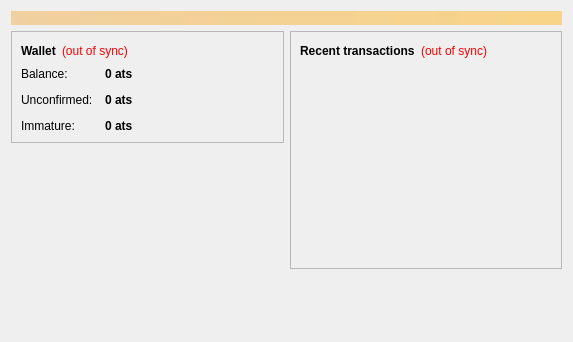
<?xml version="1.0" encoding="UTF-8"?>
<ui version="4.0">
 <class>OverviewPage</class>
 <widget class="QWidget" name="OverviewPage">
  <property name="geometry">
   <rect>
    <x>0</x>
    <y>0</y>
    <width>573</width>
    <height>342</height>
   </rect>
  </property>
  <property name="windowTitle">
   <string>Form</string>
  </property>
  <layout class="QVBoxLayout" name="topLayout">
   <item>
    <widget class="QLabel" name="labelAlerts">
     <property name="visible">
      <bool>false</bool>
     </property>
     <property name="styleSheet">
      <string notr="true">background-color: qlineargradient(x1: 0, y1: 0, x2: 1, y2: 0, stop:0 #F0D0A0, stop:1 #F8D488); color:#000000;</string>
     </property>
     <property name="wordWrap">
      <bool>true</bool>
     </property>
     <property name="margin">
      <number>3</number>
     </property>
    </widget>
   </item>
   <item>
    <layout class="QHBoxLayout" name="horizontalLayout" stretch="1,1">
     <item>
      <layout class="QVBoxLayout" name="verticalLayout_2">
       <item>
        <widget class="QFrame" name="frame">
         <property name="frameShape">
          <enum>QFrame::StyledPanel</enum>
         </property>
         <property name="frameShadow">
          <enum>QFrame::Raised</enum>
         </property>
         <layout class="QVBoxLayout" name="verticalLayout_4">
          <item>
           <layout class="QHBoxLayout" name="horizontalLayout_4">
            <item>
             <widget class="QLabel" name="label_5">
              <property name="font">
               <font>
                <weight>75</weight>
                <bold>true</bold>
               </font>
              </property>
              <property name="text">
               <string>Wallet</string>
              </property>
             </widget>
            </item>
            <item>
             <widget class="QLabel" name="labelWalletStatus">
              <property name="toolTip">
               <string>The displayed information may be out of date. Your wallet automatically synchronizes with the Atlas network after a connection is established, but this process has not completed yet.</string>
              </property>
              <property name="styleSheet">
               <string notr="true">QLabel { color: red; }</string>
              </property>
              <property name="text">
               <string notr="true">(out of sync)</string>
              </property>
              <property name="alignment">
               <set>Qt::AlignLeading|Qt::AlignLeft|Qt::AlignVCenter</set>
              </property>
             </widget>
            </item>
            <item>
             <spacer name="horizontalSpacer_2">
              <property name="orientation">
               <enum>Qt::Horizontal</enum>
              </property>
              <property name="sizeHint" stdset="0">
               <size>
                <width>40</width>
                <height>20</height>
               </size>
              </property>
             </spacer>
            </item>
           </layout>
          </item>
          <item>
           <layout class="QFormLayout" name="formLayout_2">
            <property name="fieldGrowthPolicy">
             <enum>QFormLayout::AllNonFixedFieldsGrow</enum>
            </property>
            <property name="horizontalSpacing">
             <number>12</number>
            </property>
            <property name="verticalSpacing">
             <number>12</number>
            </property>
            <item row="0" column="0">
             <widget class="QLabel" name="label">
              <property name="text">
               <string>Balance:</string>
              </property>
             </widget>
            </item>
            <item row="0" column="1">
             <widget class="QLabel" name="labelBalance">
              <property name="font">
               <font>
                <weight>75</weight>
                <bold>true</bold>
               </font>
              </property>
              <property name="cursor">
               <cursorShape>IBeamCursor</cursorShape>
              </property>
              <property name="toolTip">
               <string>Your current balance</string>
              </property>
              <property name="text">
               <string notr="true">0 ats</string>
              </property>
              <property name="textInteractionFlags">
               <set>Qt::LinksAccessibleByMouse|Qt::TextSelectableByKeyboard|Qt::TextSelectableByMouse</set>
              </property>
             </widget>
            </item>
            <item row="1" column="0">
             <widget class="QLabel" name="label_3">
              <property name="text">
               <string>Unconfirmed:</string>
              </property>
             </widget>
            </item>
            <item row="1" column="1">
             <widget class="QLabel" name="labelUnconfirmed">
              <property name="font">
               <font>
                <weight>75</weight>
                <bold>true</bold>
               </font>
              </property>
              <property name="cursor">
               <cursorShape>IBeamCursor</cursorShape>
              </property>
              <property name="toolTip">
               <string>Total of transactions that have yet to be confirmed, and do not yet count toward the current balance</string>
              </property>
              <property name="text">
               <string notr="true">0 ats</string>
              </property>
              <property name="textInteractionFlags">
               <set>Qt::LinksAccessibleByMouse|Qt::TextSelectableByKeyboard|Qt::TextSelectableByMouse</set>
              </property>
             </widget>
            </item>
            <item row="2" column="0">
             <widget class="QLabel" name="labelImmatureText">
              <property name="text">
               <string>Immature:</string>
              </property>
             </widget>
            </item>
            <item row="2" column="1">
             <widget class="QLabel" name="labelImmature">
              <property name="font">
               <font>
                <weight>75</weight>
                <bold>true</bold>
               </font>
              </property>
              <property name="toolTip">
               <string>Mined balance that has not yet matured</string>
              </property>
              <property name="text">
               <string notr="true">0 ats</string>
              </property>
              <property name="textInteractionFlags">
               <set>Qt::LinksAccessibleByMouse|Qt::TextSelectableByKeyboard|Qt::TextSelectableByMouse</set>
              </property>
             </widget>
            </item>
           </layout>
          </item>
         </layout>
        </widget>
       </item>
       <item>
        <spacer name="verticalSpacer">
         <property name="orientation">
          <enum>Qt::Vertical</enum>
         </property>
         <property name="sizeHint" stdset="0">
          <size>
           <width>20</width>
           <height>40</height>
          </size>
         </property>
        </spacer>
       </item>
      </layout>
     </item>
     <item>
      <layout class="QVBoxLayout" name="verticalLayout_3">
       <item>
        <widget class="QFrame" name="frame_2">
         <property name="frameShape">
          <enum>QFrame::StyledPanel</enum>
         </property>
         <property name="frameShadow">
          <enum>QFrame::Raised</enum>
         </property>
         <layout class="QVBoxLayout" name="verticalLayout">
          <item>
           <layout class="QHBoxLayout" name="horizontalLayout_2">
            <item>
             <widget class="QLabel" name="label_4">
              <property name="text">
               <string>&lt;b&gt;Recent transactions&lt;/b&gt;</string>
              </property>
             </widget>
            </item>
            <item>
             <widget class="QLabel" name="labelTransactionsStatus">
              <property name="toolTip">
               <string>The displayed information may be out of date. Your wallet automatically synchronizes with the Atlas network after a connection is established, but this process has not completed yet.</string>
              </property>
              <property name="styleSheet">
               <string notr="true">QLabel { color: red; }</string>
              </property>
              <property name="text">
               <string notr="true">(out of sync)</string>
              </property>
              <property name="alignment">
               <set>Qt::AlignRight|Qt::AlignTrailing|Qt::AlignVCenter</set>
              </property>
             </widget>
            </item>
            <item>
             <spacer name="horizontalSpacer">
              <property name="orientation">
               <enum>Qt::Horizontal</enum>
              </property>
              <property name="sizeHint" stdset="0">
               <size>
                <width>40</width>
                <height>20</height>
               </size>
              </property>
             </spacer>
            </item>
           </layout>
          </item>
          <item>
           <widget class="QListView" name="listTransactions">
            <property name="styleSheet">
             <string notr="true">QListView { background: transparent; }</string>
            </property>
            <property name="frameShape">
             <enum>QFrame::NoFrame</enum>
            </property>
            <property name="verticalScrollBarPolicy">
             <enum>Qt::ScrollBarAlwaysOff</enum>
            </property>
            <property name="horizontalScrollBarPolicy">
             <enum>Qt::ScrollBarAlwaysOff</enum>
            </property>
            <property name="selectionMode">
             <enum>QAbstractItemView::NoSelection</enum>
            </property>
           </widget>
          </item>
         </layout>
        </widget>
       </item>
       <item>
        <spacer name="verticalSpacer_2">
         <property name="orientation">
          <enum>Qt::Vertical</enum>
         </property>
         <property name="sizeHint" stdset="0">
          <size>
           <width>20</width>
           <height>40</height>
          </size>
         </property>
        </spacer>
       </item>
      </layout>
     </item>
    </layout>
   </item>
  </layout>
 </widget>
 <resources/>
 <connections/>
</ui>
